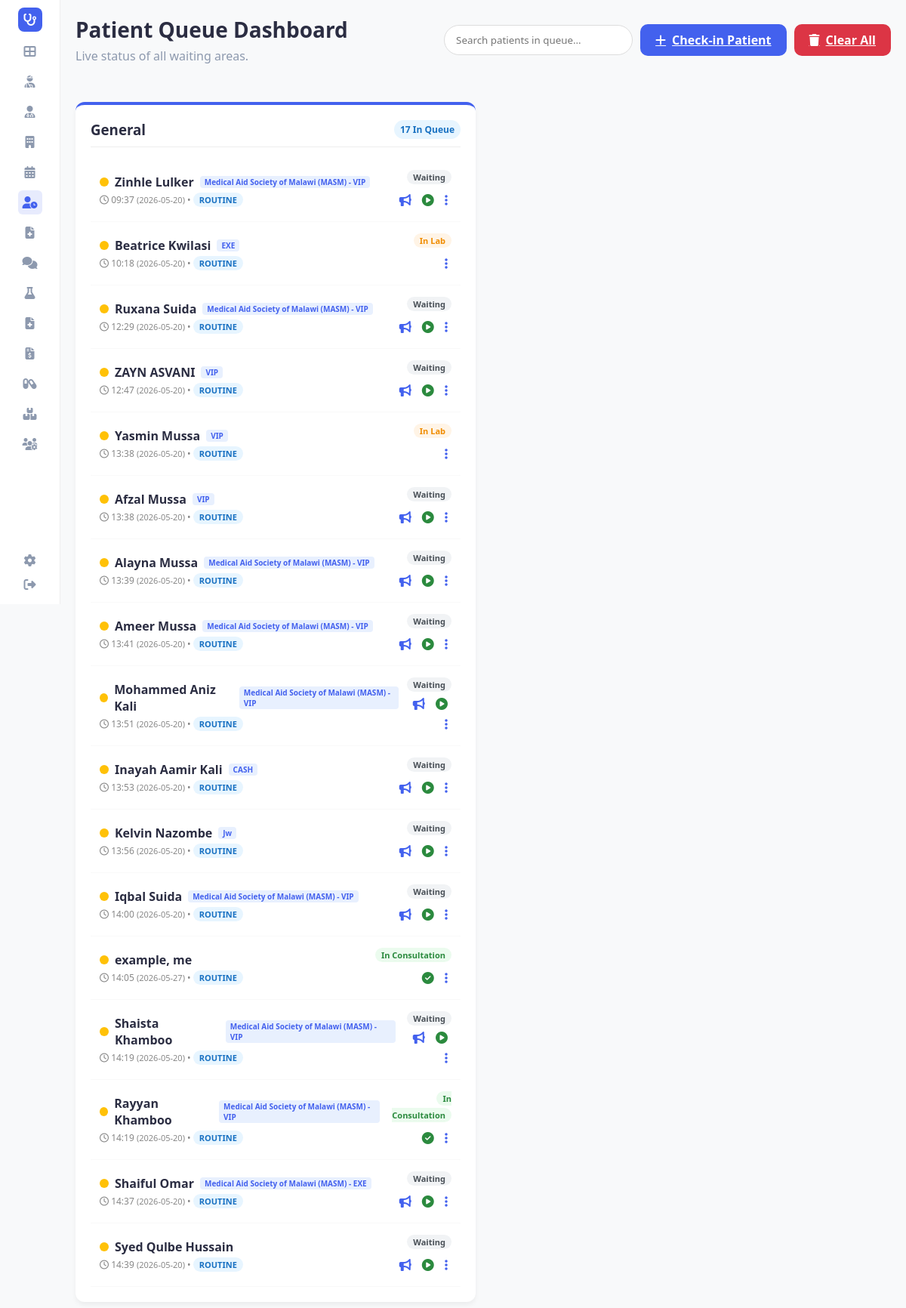
/queue/dashboard (signed in), run on the app's committed database.
### tables this page shows
CREATE TABLE queue (
                queue_id TEXT PRIMARY KEY,
                patient_id TEXT,
                patient_name TEXT,
                doctor_id TEXT,
                status TEXT,
                priority TEXT,
                arrival_time TEXT,
                estimated_wait TEXT,
                department TEXT,
                visit_reason TEXT,
                special_category TEXT,
                check_in_time TEXT,
                assigned_doctor_id TEXT,
                doctor_name TEXT,
                triage_level TEXT,
                date_added TEXT,
                vitals TEXT,
                assigned_nurse_id TEXT,
                last_called_time TEXT,
                requeued_count INTEGER,
                notes TEXT
            , is_deleted INTEGER DEFAULT 0, deleted_at TEXT);

CREATE TABLE patients (
                patient_id TEXT PRIMARY KEY,
                first_name TEXT,
                last_name TEXT,
                date_of_birth TEXT,
                gender TEXT,
                phone TEXT,
                email TEXT,
                address TEXT,
                emergency_contact TEXT,
                blood_group TEXT,
                medical_history TEXT,
                created_date TEXT,
                scheme_provider TEXT,
                scheme_type TEXT
            , is_deleted INTEGER DEFAULT 0, deleted_at TEXT);

### app.py (the view)
@app.route('/queue/dashboard')
def queue_dashboard():
    active_items = [q for q in hms.queue if (q.status or '').strip() not in ['Completed', 'No-show']]
    queues_by_dept = {}
    for q in active_items:
        d = q.department or 'General'
        queues_by_dept.setdefault(d, []).append(q)
    for d in queues_by_dept:
        queues_by_dept[d] = sorted(queues_by_dept[d], key=lambda x: (x.priority or 'Routine', x.arrival_time or ''))
    return render_template('queue/dashboard.html', queues_by_dept=queues_by_dept, doctors=hms.doctors, departments=hms.departments or ['General'], active_page='queue')

### templates/queue/dashboard.html (shortened to what this page needs)
<!DOCTYPE html>
<html lang="en">
<head>
    <link rel="stylesheet" href="{{ url_for('static', filename='style.css') }}">
    <link rel="stylesheet" href="https://cdnjs.cloudflare.com/ajax/libs/font-awesome/6.4.0/css/all.min.css">
</head>
<body>
    <div class="container">
        {% include 'sidebar.html' %}
        <main class="main-content">
            <header class="header">
                <div class="header-left">
                    <h1>Patient Queue Dashboard</h1>
                    <p>Live status of all waiting areas.</p>
                </div>
                <div class="header-right" style="display: flex; gap: 10px; align-items: center;">
                    <input type="text" id="globalQueueSearch" placeholder="Search patients in queue..." style="padding: 10px 15px; border: 1px solid #ddd; border-radius: 20px; width: 250px; outline: none;">
                    <a href="{{ url_for('queue_checkin') }}" class="btn btn-primary"><i class="fas fa-plus"></i> Check-in Patient</a>
                    <a href="{{ url_for('queue_clear_all') }}" class="btn btn-primary" style="background-color:#dc3545;" onclick="return confirm('Clear all items from the queue? This cannot be undone.');"><i class="fas fa-trash"></i> Clear All</a>
                </div>
            </header>
            <div class="queue-grid">
                {% for dept, items in queues_by_dept.items() %}
                <div class="dept-card">
                    <div class="dept-header">
                        <h3>{{ dept }}</h3>
                        <span class="badge" style="background: #e7f5ff; color: #1971c2;">{{ items|length }} In Queue</span>
                    </div>
                    <div class="patient-list">
                        {% for q in items %}
                        {% set patient = hms.get_patient(q.patient_id) %}
                        <div class="patient-row">
                            <div class="patient-info">
                                <div style="display: flex; align-items: center;">
                                    <span class="triage-dot triage-{{ q.triage_level or '3' }}" title="Triage Level: {{ q.triage_level or '3' }}"></span>
                                    <span style="font-weight: 600;">{{ q.patient_name }}</span>
                                    {% if patient and (patient.scheme_provider or patient.scheme_type) %}
                                    <span style="font-size: 10px; padding: 1px 6px; border-radius: 4px; background: #e8f0fe; color: #4361ee; font-weight: 600; margin-left: 8px;">
                                        {{ patient.scheme_provider or '' }} {% if patient.scheme_provider and patient.scheme_type %}-{% endif %} {{ patient.scheme_type or '' }}
                                    </span>
                                    {% endif %}
                                </div>
                                <div style="font-size: 12px; color: #888; margin-top: 4px;">
                                    <i class="far fa-clock"></i> {{ q.arrival_time }}
                                    {% if q.date_added %}
                                    <span style="font-size: 11px; color: #888; font-weight: 500;">({{ q.date_added }})</span>
                                    {% endif %}
                                    &bull; <span class="priority-badge priority-{{ q.priority }}">{{ q.priority }}</span>
                                </div>
                            </div>
                            <div class="patient-status" style="text-align: right;">
                                <span class="status-badge status-{{ q.status|replace(' ', '') }}">{{ q.status }}</span>
                                <div style="margin-top: 5px;">
                                    {% if q.status == 'Waiting' %}
                                    <a href="{{ url_for('queue_call', queue_id=q.queue_id) }}" class="actions-btn" title="Call Patient"><i class="fas fa-bullhorn"></i></a>
                                    {% endif %}
                                    {% if q.status == 'Calling' or q.status == 'Waiting' %}
                                    <a href="{{ url_for('update_queue_status', queue_id=q.queue_id, status='In Consultation') }}" class="actions-btn" style="color: #2b8a3e;" title="Start Consultation"><i class="fas fa-play-circle"></i></a>
                                    {% endif %}
                                    {% if q.status == 'In Consultation' %}
                                    <a href="{{ url_for('queue_complete', queue_id=q.queue_id) }}" class="actions-btn" style="color: #2b8a3e;" title="Complete"><i class="fas fa-check-circle"></i></a>
                                    {% endif %}
                                    <div style="display: inline-block; position: relative;" class="dropdown">
                                        <button class="actions-btn dropdown-toggle" title="More Actions"><i class="fas fa-ellipsis-v"></i></button>
                                    </div>
                                </div>
                            </div>
                        </div>
                        {% else %}
                        <p style="text-align: center; color: #888; padding: 20px;">No patients in this department.</p>
                        {% endfor %}
                    </div>
                </div>
                {% endfor %}
            </div>
        </main>
    </div>
</body>
</html>

### templates/sidebar.html
<aside class="sidebar">
    <div class="logo">
        <div class="logo-icon">
            <i class="fas fa-stethoscope"></i>
        </div>
    </div>
    <nav class="menu">
        <a href="{{ url_for('dashboard') }}" class="menu-item {% if active_page == 'dashboard' %}active{% endif %}" title="Dashboard"><i class="fas fa-th-large"></i></a>
        {% if current_role in ['admin', 'doctor', 'receptionist', 'nurse'] %}
        <a href="{{ url_for('patients') }}" class="menu-item {% if active_page == 'patients' %}active{% endif %}" title="Patients"><i class="fas fa-user-injured"></i></a>
        {% endif %}
        {% if current_role in ['admin', 'doctor', 'receptionist', 'nurse'] %}
        <a href="{{ url_for('doctors') }}" class="menu-item {% if active_page == 'doctors' %}active{% endif %}" title="Doctors"><i class="fas fa-user-md"></i></a>
        {% endif %}
        {% if current_role in ['admin', 'doctor', 'receptionist'] %}
        <a href="{{ url_for('departments') }}" class="menu-item {% if active_page == 'departments' %}active{% endif %}" title="Departments"><i class="fas fa-building"></i></a>
        {% endif %}
        {% if current_role in ['admin', 'doctor', 'receptionist', 'nurse'] %}
        <a href="{{ url_for('view_schedule') }}" class="menu-item {% if active_page == 'schedule' %}active{% endif %}" title="Schedule"><i class="fas fa-calendar-alt"></i></a>
        {% endif %}
        {% if current_role in ['admin', 'doctor', 'receptionist', 'nurse'] %}
        <a href="{{ url_for('queue_dashboard') }}" class="menu-item {% if active_page == 'queue' %}active{% endif %}" title="Queue Dashboard"><i class="fas fa-user-clock"></i></a>
        {% endif %}
        {% if current_role in ['admin', 'doctor', 'nurse'] %}
        <a href="{{ url_for('medical_records') }}" class="menu-item {% if active_page == 'medical_records' %}active{% endif %}" title="Medical Records"><i class="fas fa-file-medical"></i></a>
        {% endif %}
        <a href="{{ url_for('messages') }}" class="menu-item {% if active_page == 'messages' %}active{% endif %}" title="Messages"><i class="fas fa-comments"></i></a>
        {% if current_role in ['admin', 'doctor', 'lab_assistant', 'nurse'] %}
        <a href="{{ url_for('lab_results') }}" class="menu-item {% if active_page == 'lab_results' %}active{% endif %}" title="Lab Results"><i class="fas fa-flask"></i></a>
        {% endif %}
        {% if current_role in ['admin', 'doctor'] %}
        <a href="{{ url_for('general_reports') }}" class="menu-item {% if active_page == 'reports' %}active{% endif %}" title="Reports"><i class="fas fa-file-medical"></i></a>
        {% endif %}
        {% if current_role in ['admin', 'cashier'] %}
        <a href="{{ url_for('billing_dashboard') }}" class="menu-item {% if active_page == 'billing' %}active{% endif %}" title="Billing"><i class="fas fa-file-invoice-dollar"></i></a>
        {% endif %}
        {% if current_role in ['admin', 'doctor', 'receptionist', 'nurse'] %}
        <a href="{{ url_for('prescriptions') }}" class="menu-item {% if active_page == 'prescriptions' %}active{% endif %}" title="Prescriptions"><i class="fas fa-capsules"></i></a>
        {% endif %}
        {% if current_role in ['admin', 'cashier', 'nurse'] %}
        <a href="{{ url_for('inventory') }}" class="menu-item {% if active_page == 'inventory' %}active{% endif %}" title="Inventory"><i class="fas fa-boxes"></i></a>
        {% endif %}
        {% if current_role in ['admin', 'admin doctor', 'admin_doctor'] %}
        <a href="{{ url_for('admin_users') }}" class="menu-item {% if active_page == 'admin_users' %}active{% endif %}" title="User Management"><i class="fas fa-users-cog"></i></a>
        {% endif %}
    </nav>
    <div class="settings">
        <a href="{{ url_for('settings') }}" class="menu-item {% if active_page == 'settings' %}active{% endif %}" title="Settings"><i class="fas fa-cog"></i></a>
        <a href="{{ url_for('logout') }}" class="menu-item" title="Logout"><i class="fas fa-sign-out-alt"></i></a>
    </div>
</aside>

### data on the page
queue: patient_name "Zinhle Lulker", arrival_time "09:37", date_added "2026-05-20", priority "ROUTINE", status "Waiting"
patients: scheme_provider "Medical Aid Society of Malawi (MASM)", scheme_type "VIP"
queue: patient_name "Beatrice Kwilasi", arrival_time "10:18", date_added "2026-05-20", priority "ROUTINE", status "In Lab"
patients: scheme_type "EXE"
queue: patient_name "Ruxana Suida", arrival_time "12:29", date_added "2026-05-20", priority "ROUTINE", status "Waiting"
patients: scheme_provider "Medical Aid Society of Malawi (MASM)", scheme_type "VIP"
queue: patient_name "ZAYN ASVANI", arrival_time "12:47", date_added "2026-05-20", priority "ROUTINE", status "Waiting"
patients: scheme_type "VIP"
queue: patient_name "Yasmin Mussa", arrival_time "13:38", date_added "2026-05-20", priority "ROUTINE", status "In Lab"
patients: scheme_type "VIP"
queue: patient_name "Afzal Mussa", arrival_time "13:38", date_added "2026-05-20", priority "ROUTINE", status "Waiting"
patients: scheme_type "VIP"
queue: patient_name "Alayna Mussa", arrival_time "13:39", date_added "2026-05-20", priority "ROUTINE", status "Waiting"
patients: scheme_provider "Medical Aid Society of Malawi (MASM)", scheme_type "VIP"
queue: patient_name "Ameer Mussa", arrival_time "13:41", date_added "2026-05-20", priority "ROUTINE", status "Waiting"
patients: scheme_provider "Medical Aid Society of Malawi (MASM)", scheme_type "VIP"
queue: patient_name "Mohammed Aniz Kali", arrival_time "13:51", date_added "2026-05-20", priority "ROUTINE", status "Waiting"
patients: scheme_provider "Medical Aid Society of Malawi (MASM)", scheme_type "VIP"
queue: patient_name "Inayah Aamir Kali", arrival_time "13:53", date_added "2026-05-20", priority "ROUTINE", status "Waiting"
patients: scheme_type "CASH"
queue: patient_name "Kelvin Nazombe", arrival_time "13:56", date_added "2026-05-20", priority "ROUTINE", status "Waiting"
patients: scheme_type "Jw"
queue: patient_name "Iqbal Suida", arrival_time "14:00", date_added "2026-05-20", priority "ROUTINE", status "Waiting"
patients: scheme_provider "Medical Aid Society of Malawi (MASM)", scheme_type "VIP"
queue: patient_name "example, me", arrival_time "14:05", date_added "2026-05-27", priority "ROUTINE", status "In Consultation"
queue: patient_name "Shaista Khamboo", arrival_time "14:19", date_added "2026-05-20", priority "ROUTINE", status "Waiting"
patients: scheme_provider "Medical Aid Society of Malawi (MASM)", scheme_type "VIP"
queue: patient_name "Rayyan Khamboo", arrival_time "14:19", date_added "2026-05-20", priority "ROUTINE", status "In Consultation"
patients: scheme_provider "Medical Aid Society of Malawi (MASM)", scheme_type "VIP"
queue: patient_name "Shaiful Omar", arrival_time "14:37", date_added "2026-05-20", priority "ROUTINE", status "Waiting"
patients: scheme_provider "Medical Aid Society of Malawi (MASM)", scheme_type "EXE"
queue: patient_name "Syed Qulbe Hussain", arrival_time "14:39", date_added "2026-05-20", priority "ROUTINE", status "Waiting"

### other printed values
{{ dept }} "General"
{{ items|length }} "17"
